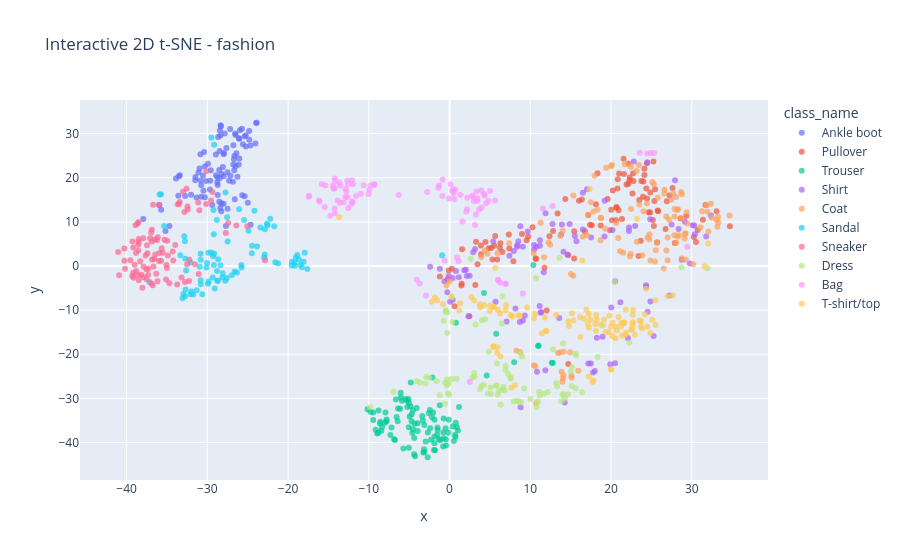
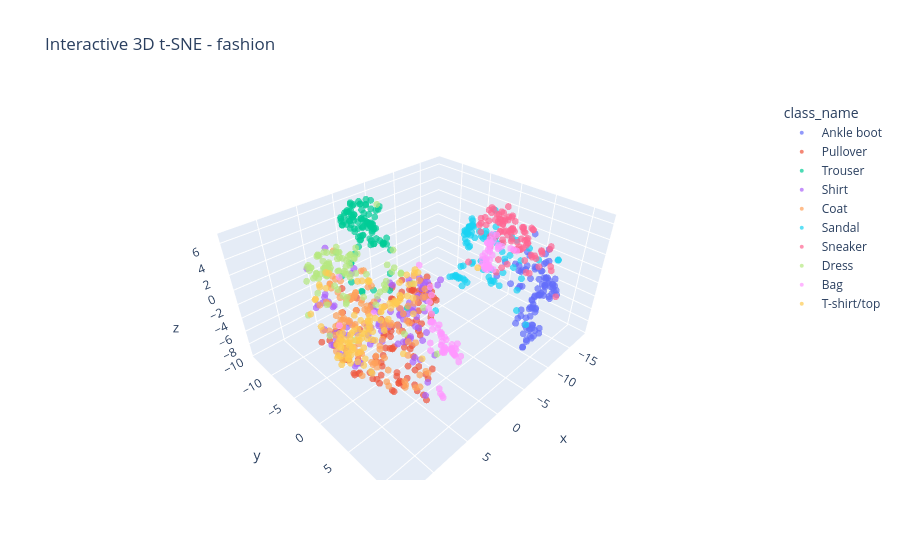

Notebook code for these charts, in order:
### Markdown cell above
# FashionMNIST t-SNE

### Code cell
encodings_fashion, labels_fashion = extract_encodings(
    'fashion',
    n_samples=1000
)

plot_tsne_2d_interactive(
    'fashion',
    encodings_fashion,
    labels_fashion,
    CONFIG['datasets']['fashion']['class_names']
)

plot_tsne_3d_interactive(
    'fashion',
    encodings_fashion,
    labels_fashion,
    CONFIG['datasets']['fashion']['class_names']
)
